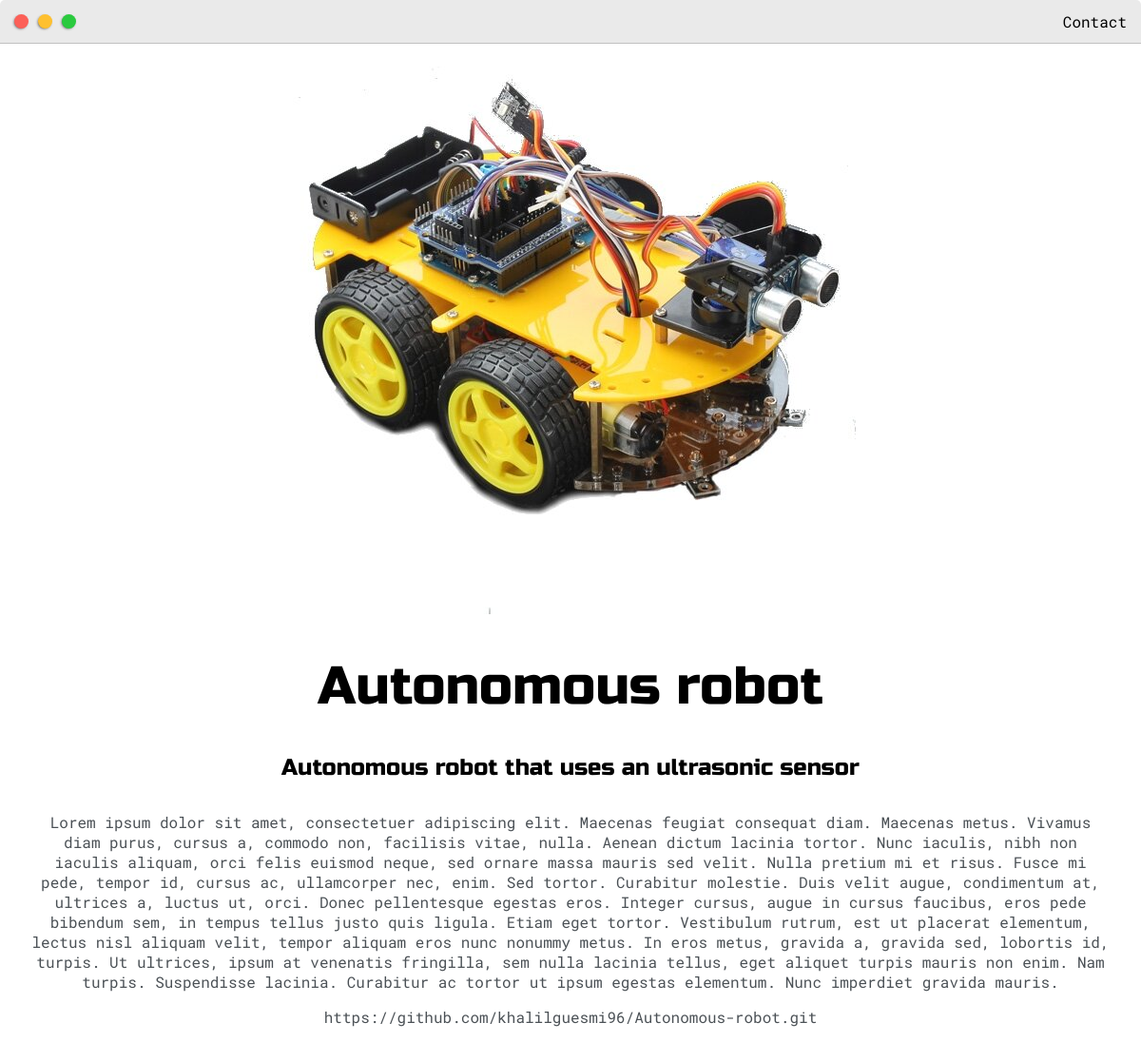
The page /post/autonomous-robot/ on the database its author committed.
### base/models.py (models this page shows, shortened)
class Post(models.Model):
    objects = None
    headline = models.CharField(max_length=200)
    sub_headline = models.CharField(max_length=200, null=True, blank=True)
    thumbnail = models.ImageField(null=True, blank=True, upload_to="images", default="placeholder.png")
    body = RichTextField(null=True, blank=True)
    created = models.TimeField(auto_now_add=True)
    active = models.BooleanField(default=False)
    featured = models.BooleanField(default=False)
    tags = models.ManyToManyField(Tag)
    slug = models.SlugField(null=True, blank=True)
    git = models.URLField(verbose_name=None, name=None, null=True)

### base/views.py (the view)
def post(request, slug):
    post = Post.objects.get(slug=slug)
    context = {'post': post}
    return render(request, 'base/post.html', context)

### base/templates/base/post.html (shortened to what this page needs)
{% extends 'base/main.html' %}
{% load static %}
{% block content %}
<div style="text-align:center">
    <div class="main-container">
        <img src="{{post.thumbnail.url}} " >
        <h1>{{post.headline}}</h1>
        <h4>{{post.sub_headline}}</h4>
        <p>{{post.body|safe}}</p>
        <p>{{post.git}}</p>
    </div>
</div>
{% endblock content %}

### static/css/default.css (style rules this page uses)
:root { --mainColor:#eaeaea; --secondaryColor:#fff; --borderColor:#c1c1c1; --mainText:black; --secondaryText:#4b5156; --themeDotBorder:#24292e; --previewBg:rgb(251, 249, 243, 0.8); --previewShadow:#f0ead6; --buttonColor:black; }
html, body { padding: 0; margin: 0; scroll-behavior: smooth; }
body * { transition: 0.3s; }
h1, h2, h3, h4, h5, h6, strong { color: var(--mainText); font-family: 'Russo One', sans-serif; font-weight: 500; }
p, li, span, label, input, textarea { color: var(--secondaryText); font-family: 'Roboto Mono', monospace; }
h1 { font-size: 56px; }
h4 { font-size: 24px; }
.main-container { width: 1200px; margin: 0 auto; }
@media screen and (max-width: 1200px) { .main-container { width: 95%; } }

### base/templates/base/post.html (style rules this page uses)
img { max-width: 100%; object-fit : cover; }

### rows shown on the page
Post: thumbnail (picture), headline "Autonomous robot", sub_headline "Autonomous robot that uses an ultrasonic sensor", body "Lorem ipsum dolor sit amet, consectetuer adipiscing elit. Maecenas feugiat consequat diam. Maecenas metus. Vivamus diam purus, cursus a, commodo non, facilisis vitae, nulla. Aenean dictum lacinia tortor. Nunc iaculis, nibh non iaculis aliquam, orci felis euismod neque, sed ornare massa mauris sed velit. Nulla pretium mi et risus. Fusce mi pede, tempor id, cursus ac, ullamcorper nec, enim. Sed tortor. Curabitur molestie. Duis velit augue, condimentum at, ultrices a, luctus ut, orci. Donec pellentesque egestas eros. Integer cursus, augue in cursus faucibus, eros pede bibendum sem, in tempus tellus justo quis ligula. Etiam eget tortor. Vestibulum rutrum, est ut placerat elementum, lectus nisl…", git "https://github.com/khalilguesmi96/Autonomous-robot.git"
